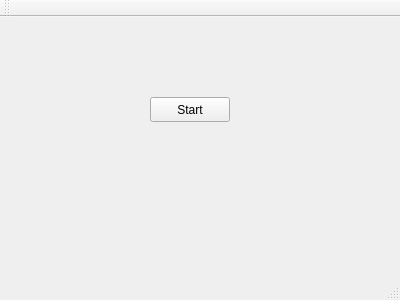
<?xml version="1.0" encoding="UTF-8"?>
<ui version="4.0">
 <class>DigitRecognitionApp</class>
 <widget class="QMainWindow" name="DigitRecognitionApp">
  <property name="geometry">
   <rect>
    <x>0</x>
    <y>0</y>
    <width>400</width>
    <height>300</height>
   </rect>
  </property>
  <property name="windowTitle">
   <string>DigitRecognitionApp</string>
  </property>
  <widget class="QWidget" name="centralWidget">
   <widget class="QPushButton" name="pushButtonStart">
    <property name="geometry">
     <rect>
      <x>150</x>
      <y>80</y>
      <width>80</width>
      <height>25</height>
     </rect>
    </property>
    <property name="text">
     <string>Start</string>
    </property>
   </widget>
  </widget>
  <widget class="QMenuBar" name="menuBar">
   <property name="geometry">
    <rect>
     <x>0</x>
     <y>0</y>
     <width>400</width>
     <height>25</height>
    </rect>
   </property>
  </widget>
  <widget class="QToolBar" name="mainToolBar">
   <attribute name="toolBarArea">
    <enum>TopToolBarArea</enum>
   </attribute>
   <attribute name="toolBarBreak">
    <bool>false</bool>
   </attribute>
  </widget>
  <widget class="QStatusBar" name="statusBar"/>
 </widget>
 <layoutdefault spacing="6" margin="11"/>
 <resources/>
 <connections/>
</ui>
